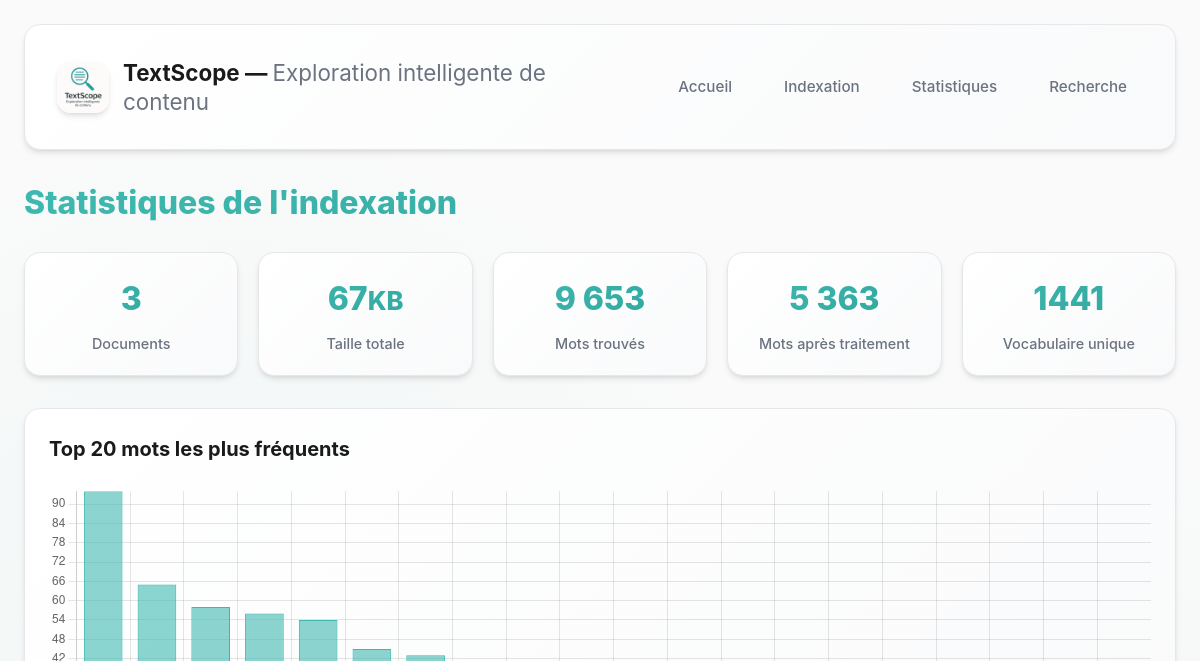
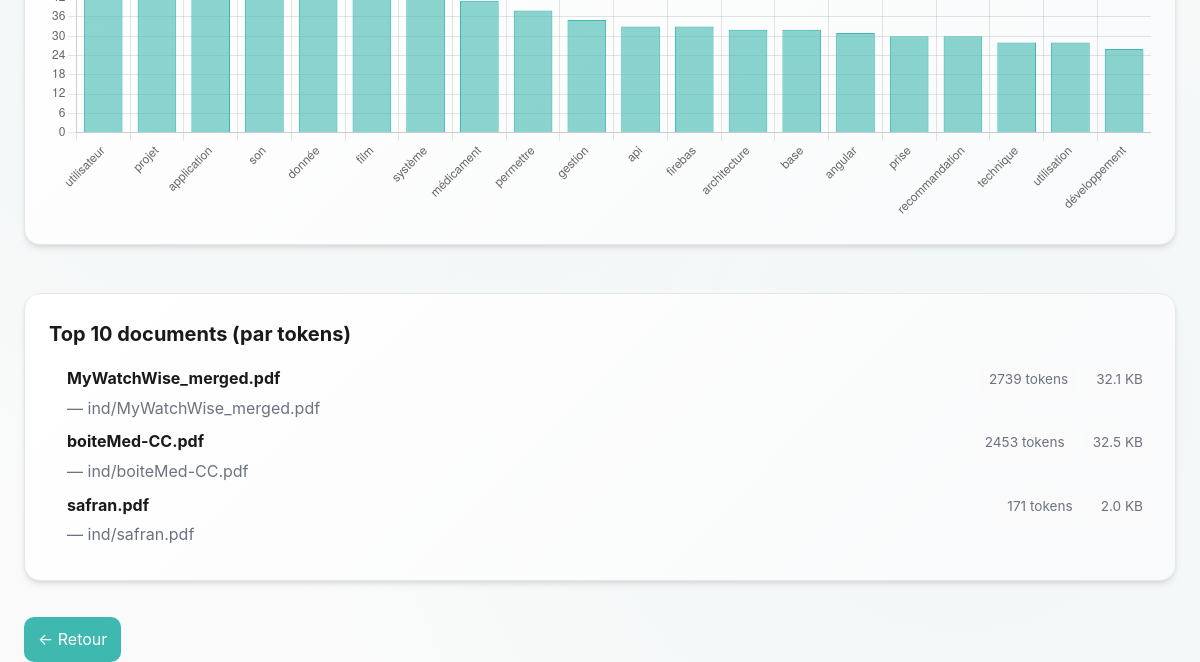
/stats, run on an earlier commit of the app's database (2 pictures, top to bottom).
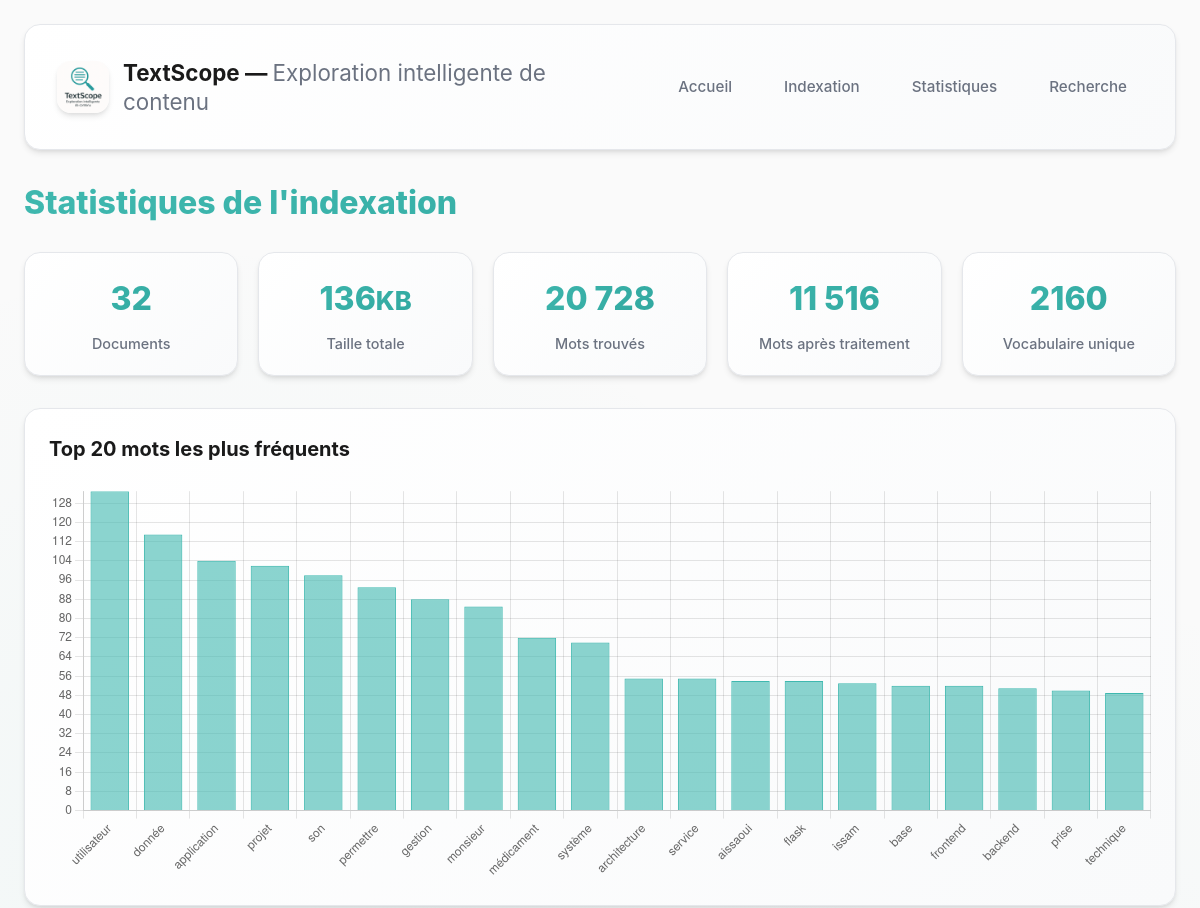
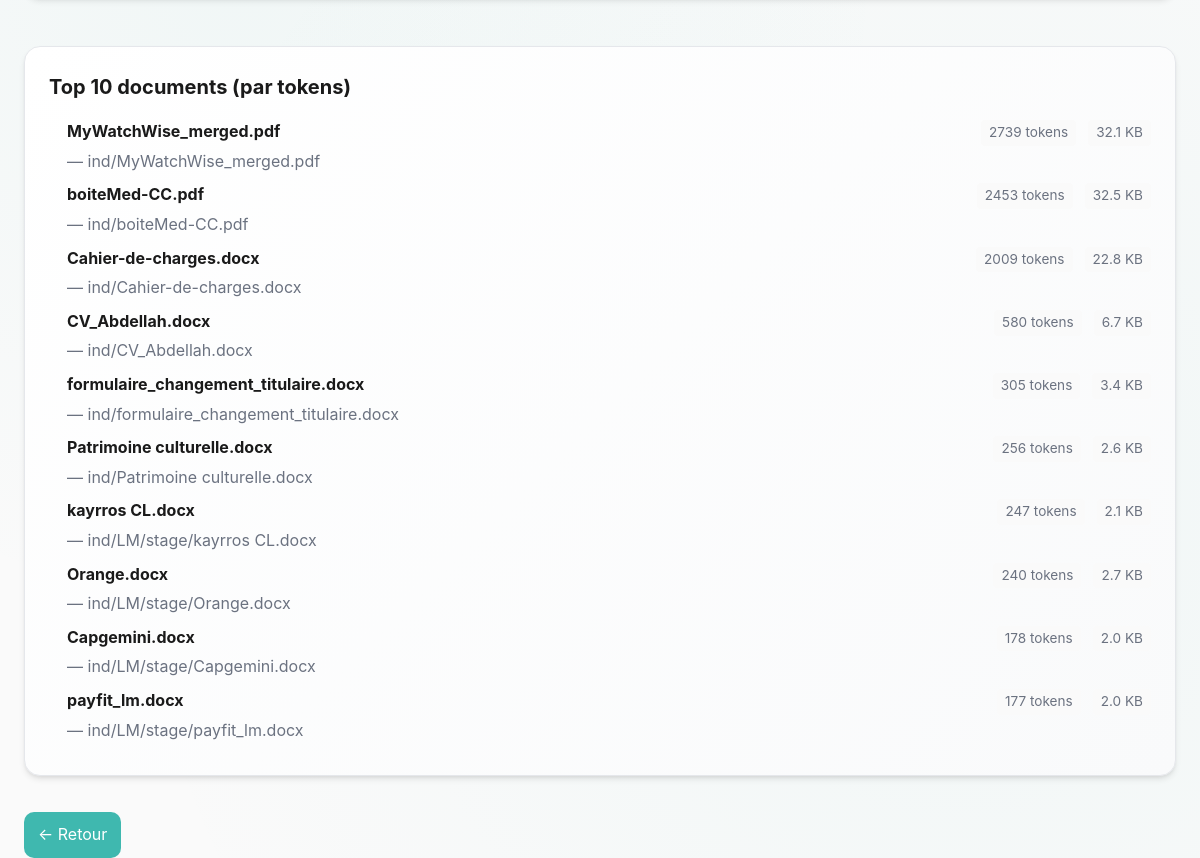
And on a later commit of the database (2 pictures, top to bottom).
### tables this page shows
CREATE TABLE documents (
        id INTEGER PRIMARY KEY AUTOINCREMENT,
        name TEXT NOT NULL,
        rel_path TEXT NOT NULL,         -- chemin relatif dans data/
        length INTEGER NOT NULL         -- nb de caractères de texte extrait
    );

### app.py (the view)
@app.route("/stats", methods=["GET"])
def stats():
    session["user_role"] = "admin"
    try:
        con = db_conn()
        cur = con.cursor()
        cur.execute("SELECT COUNT(*) FROM documents")
        total_docs = cur.fetchone()[0] or 0
        cur.execute("SELECT COALESCE(SUM(freq),0) FROM frequencies")
        total_tokens_after = cur.fetchone()[0] or 0  # Mots après traitement
        cur.execute("SELECT COUNT(DISTINCT word) FROM frequencies")
        vocab_size = cur.fetchone()[0] or 0
        cur.execute("SELECT COALESCE(SUM(length),0) FROM documents")
        total_size_chars = cur.fetchone()[0] or 0
        total_size_kb = total_size_chars / 1024 if total_size_chars > 0 else 0
        total_size_mb = total_size_kb / 1024 if total_size_kb > 0 else 0
        total_words_before = 0
        if total_tokens_after > 0:
            total_words_before = int(total_tokens_after * 1.8)  # ~80% de réduction après filtrage
        cur.execute("""
            SELECT word, SUM(freq) AS f
            FROM frequencies
            GROUP BY word
            ORDER BY f DESC
            LIMIT 20
        """)
        top_words = cur.fetchall() or []  # [(word, f), ...]
        top_10_words = top_words[:10] if top_words else []
        cur.execute("""
            SELECT d.id, d.name, d.rel_path, d.length, SUM(f.freq) AS tokens
            FROM documents d
            JOIN frequencies f ON f.doc_id = d.id
            GROUP BY d.id, d.name, d.rel_path, d.length
            ORDER BY tokens DESC
            LIMIT 10
        """)
        top_docs = cur.fetchall() or []  # [(id, name, rel_path, length, tokens), ...]
        con.close()
        chart_words = [w[0] for w in top_words] if top_words else []
        chart_freqs = [w[1] for w in top_words] if top_words else []
        return render_template("stats.html",
                               total_docs=total_docs,
                               total_tokens_after=total_tokens_after,
                               total_words_before=total_words_before,
                               vocab_size=vocab_size,
                               total_size_chars=total_size_chars,
                               total_size_kb=total_size_kb,
                               total_size_mb=total_size_mb,
                               top_words=top_10_words,
                               top_docs=top_docs,
                               chart_words=chart_words,
                               chart_freqs=chart_freqs,
                               role="admin")
    except Exception as e:
        print(f"[ERROR] Erreur dans stats: {e}")
        import traceback
        traceback.print_exc()
        return render_template("stats.html",
                               total_docs=0,
                               total_tokens_after=0,
                               total_words_before=0,
                               vocab_size=0,
                               total_size_chars=0,
                               total_size_kb=0,
                               total_size_mb=0,
                               top_words=[],
                               top_docs=[],
                               chart_words=[],
                               chart_freqs=[],
                               role="admin")

### app.py (called while the page is built)
def db_conn():
    return sqlite3.connect(DB_PATH)

### templates/stats.html (shortened to what this page needs)
{% extends "base.html" %}
{% block content %}
<link rel="stylesheet" href="{{ url_for('static', filename='css/stats.css') }}">
<div class="stats">
  <h2>Statistiques de l'indexation</h2>
  <div class="kpis">
    <div class="kpi">
      <div class="kpi-num">{{ total_docs }}</div>
      <div class="kpi-label">Documents</div>
    </div>
    <div class="kpi">
      <div class="kpi-num">
        {% if total_size_mb >= 1 %}
          {{ "%.1f"|format(total_size_mb) }}<span style="font-size:0.8em">MB</span>
        {% else %}
          {{ "%.0f"|format(total_size_kb) }}<span style="font-size:0.8em">KB</span>
        {% endif %}
      </div>
      <div class="kpi-label">Taille totale</div>
    </div>
    <div class="kpi">
      <div class="kpi-num" id="words-before">{{ total_words_before }}</div>
      <div class="kpi-label">Mots trouvés</div>
    </div>
    <div class="kpi">
      <div class="kpi-num" id="words-after">{{ total_tokens_after }}</div>
      <div class="kpi-label">Mots après traitement</div>
    </div>
    <div class="kpi">
      <div class="kpi-num">{{ vocab_size }}</div>
      <div class="kpi-label">Vocabulaire unique</div>
    </div>
  </div>
  <div class="card chart-card">
    <h3>Top 20 mots les plus fréquents</h3>
    <canvas id="wordsChart"></canvas>
  </div>
  <div class="cards">
    <div class="card">
      <h3>Top 10 documents (par tokens)</h3>
      <ol class="list">
        {% for doc in top_docs %}
          <li>
            <div class="doc-info">
              <strong>{{ doc[1] }}</strong>
              <span class="muted">— {{ doc[2] }}</span>
            </div>
            <div class="doc-stats">
              <span class="stat-item">{{ doc[4] }} tokens</span>
              <span class="stat-item">{{ "%.1f"|format(doc[3]/1024) }} KB</span>
            </div>
          </li>
        {% endfor %}
      </ol>
    </div>
  </div>
  <div class="actions">
    <a class="btn" href="{{ url_for('admin_home') }}">← Retour </a>
  </div>
</div>
<script>
// Formater les nombres avec espaces
function formatNumber(num) {
  return num.toString().replace(/\B(?=(\d{3})+(?!\d))/g, " ");
}
document.getElementById('words-before').textContent = formatNumber({{ total_words_before }});
document.getElementById('words-after').textContent = formatNumber({{ total_tokens_after }});
// Graphique en barres des mots fréquents
const ctx = document.getElementById('wordsChart').getContext('2d');
const wordsChart = new Chart(ctx, {
  type: 'bar',
  data: {
    labels: {{ chart_words|tojson }},
    datasets: [{
      label: 'Fréquence',
      data: {{ chart_freqs|tojson }},
      backgroundColor: 'rgba(63, 184, 175, 0.6)',
      borderColor: 'rgba(63, 184, 175, 1)',
      borderWidth: 1
    }]
  },
  options: {
    responsive: true,
    maintainAspectRatio: true,
    plugins: {
      legend: {
        display: false
      },
      tooltip: {
        callbacks: {
          label: function(context) {
            return 'Fréquence: ' + context.parsed.y;
          }
        }
      }
    },
    scales: {
      y: {
        beginAtZero: true,
        ticks: {
          stepSize: 1
        }
      },
      x: {
        ticks: {
          maxRotation: 45,
          minRotation: 45
        }
      }
    }
  }
});
</script>
{% endblock %}

### templates/base.html (shortened to what this page needs)
<!doctype html>
<html lang="fr">
<head>
  <link rel="stylesheet" href="{{ url_for('static', filename='css/base.css') }}">
</head>
<body>
  <div class="container">
    <header class="app-header">
      <div class="logo-area">
        <img src="{{ url_for('static', filename='img/logo.png') }}" alt="TextScope Logo" class="logo">
        <h1 class="title">TextScope — <span>Exploration intelligente de contenu</span></h1>
      </div>
        {% if not hide_nav %}
            <nav class="top-nav">
                {% if role == "admin" %}
                    <a href="{{ url_for('welcome') }}">Accueil</a>
                    <a href="{{ url_for('index') }}">Indexation</a>
                    <a href="{{ url_for('stats') }}">Statistiques</a>
                    <a href="{{ url_for('search_page', role='admin') }}">Recherche</a>
                {% else %}
                    <a href="{{ url_for('welcome') }}">Accueil</a>
                    <a href="{{ url_for('search_page', role='user') }}">Recherche</a>
                {% endif %}
            </nav>
        {% endif %}
    </header>
    <main>
      {% block content %}{% endblock %}
    </main>
  </div>
</body>
</html>

### static/css/base.css (style rules this page uses)
:root { --bg:#fafafa; --text:#1a1a1a; --muted:#6b7280; --card:#ffffff; --border:#e5e7eb; --primary:#3fb8af; --primary-hover:#2fa59d; --primary-contrast:#ffffff; --ring:#3fb8af33; --shadow:0 4px 6px -1px rgba(0,0,0,.1), 0 2px 4px -1px rgba(0,0,0,.06); --shadow-lg:0 10px 15px -3px rgba(0,0,0,.1), 0 4px 6px -2px rgba(0,0,0,.05); --shadow-xl:0 20px 25px -5px rgba(0,0,0,.1), 0 10px 10px -5px rgba(0,0,0,.04); --gradient-primary:linear-gradient(135deg, #3fb8af 0%, #2fa59d 100%); --gradient-card:linear-gradient(135deg, #ffffff 0%, #f9fafb 100%); }
* { box-sizing:border-box }
html,body { height:100% }
body { margin:0; padding:24px; background:var(--bg); background-image:radial-gradient(circle at 20% 50%, rgba(63,184,175,0.05) 0%, transparent 50%), radial-gradient(circle at 80% 80%, rgba(63,184,175,0.05) 0%, transparent 50%); background-attachment:fixed; color:var(--text); font:16px/1.6 -apple-system, BlinkMacSystemFont, 'Segoe UI', Roboto, 'Helvetica Neue', Arial, sans-serif; -webkit-font-smoothing:antialiased; -moz-osx-font-smoothing:grayscale; }
a { color:inherit;text-decoration:none;transition:all 0.2s ease }
.muted { color:var(--muted) }
.container { max-width:1200px;margin:0 auto }
header { margin-bottom:18px }
.card { border:1px solid var(--border); background:var(--card); background-image:var(--gradient-card); border-radius:16px; padding:20px; margin:16px 0; transition:all 0.3s cubic-bezier(0.4, 0, 0.2, 1); position:relative; overflow:hidden; }
.card::before { content:''; position:absolute; top:0; left:0; right:0; height:3px; background:var(--gradient-primary); transform:scaleX(0); transform-origin:left; transition:transform 0.3s ease; }
.card h3 { margin:0 0 12px; font-size:1.25rem; font-weight:700; color:var(--text); }
.app-header { display:flex; align-items:center; justify-content:space-between; gap:32px; padding:18px 32px; background:var(--card); background-image:var(--gradient-card); border:1px solid var(--border); border-radius:16px; box-shadow:var(--shadow); margin-bottom:24px; transition:all 0.3s ease; }
.logo-area { display:flex; align-items:center; gap:14px; flex:1 1 auto; min-width:0; }
.logo { width:52px; height:52px; border-radius:14px; box-shadow:var(--shadow); transition:transform 0.3s ease; }
.title { font-size:1.4rem; font-weight:700; color:var(--text); line-height:1.3; }
.title span { font-weight:400; color:var(--muted); }
.top-nav { display:flex; flex:0 0 auto; align-items:center; gap:20px; white-space:nowrap; }
.top-nav a { text-decoration:none; color:var(--muted); font-weight:500; font-size:0.95rem; padding:8px 16px; border-radius:8px; transition:all 0.2s ease; position:relative; }
.top-nav a::after { content:''; position:absolute; bottom:4px; left:16px; right:16px; height:2px; background:var(--gradient-primary); transform:scaleX(0); transition:transform 0.2s ease; }

What changed in the data, as far as the page shows it:
removed documents: name "safran.pdf", rel_path "ind/safran.pdf", doc "171", doc[3]/1024 "2.0"
added documents: name "Cahier-de-charges.docx", rel_path "ind/Cahier-de-charges.docx", doc "2009", doc[3]/1024 "22.8"
added documents: name "CV_Abdellah.docx", rel_path "ind/CV_Abdellah.docx", doc "580", doc[3]/1024 "6.7"
added documents: name "formulaire_changement_titulaire.docx", rel_path "ind/formulaire_changement_titulaire.docx", doc "305", doc[3]/1024 "3.4"
added documents: name "Patrimoine culturelle.docx", rel_path "ind/Patrimoine culturelle.docx", doc "256", doc[3]/1024 "2.6"
added documents: name "kayrros CL.docx", rel_path "ind/LM/stage/kayrros CL.docx", doc "247", doc[3]/1024 "2.1"
added documents: name "Orange.docx", rel_path "ind/LM/stage/Orange.docx", doc "240", doc[3]/1024 "2.7"
added documents: name "Capgemini.docx", rel_path "ind/LM/stage/Capgemini.docx", doc "178", doc[3]/1024 "2.0"
added documents: name "payfit_lm.docx", rel_path "ind/LM/stage/payfit_lm.docx", doc "177", doc[3]/1024 "2.0"
Also different on the page:
{{ total_docs }}: "3" → "32"
{{ "%.0f"|format(total_size_kb) }}: "67" → "136"
{{ total_words_before }}: "9 653" → "20 728"
{{ total_tokens_after }}: "5 363" → "11 516"
{{ vocab_size }}: "1441" → "2160"
chart data {{ chart_freqs|tojson }}: [94, 65, 58, 56, 54, 45, 43, 41, 38, 35, 33, 33, 32, 32, 31, 30, 30, 28, 28, 26] → [133, 115, 104, 102, 98, 93, 88, 85, 72, 70, 55, 55, 54, 54, 53, 52, 52, 51, 50, 49]
